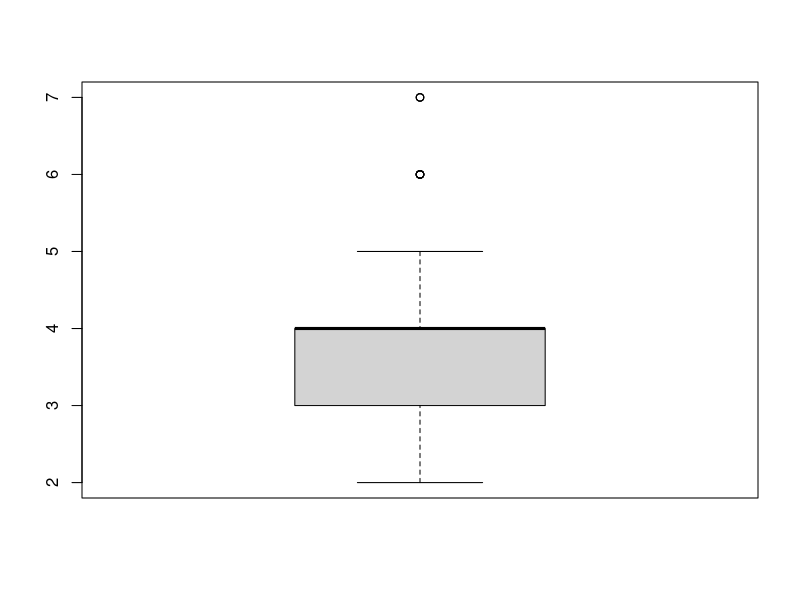
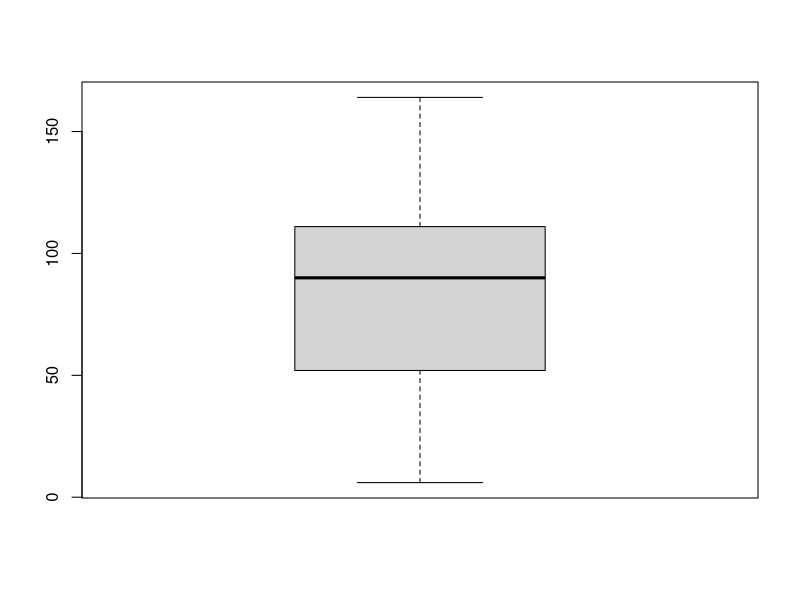
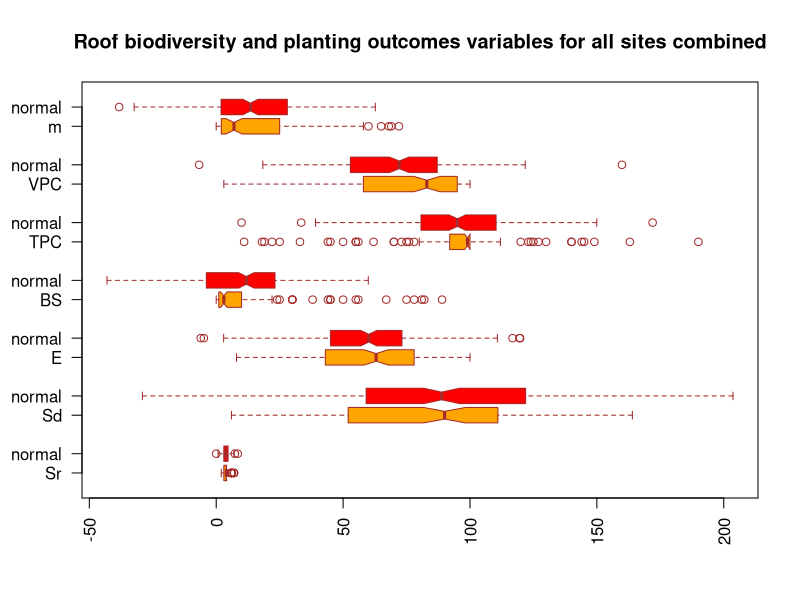

The R script that drew these images, in order: (Note: this script raises an error after producing the figures.)
codebook <- read.csv("green_roof_plants_codebook.csv")
data <- read.csv("green_roof_plants_data.csv")
data <- data.frame(data)
attach(data)
#Use a table and boxplots to describe the roof biodiversity
#and planting outcomes variables for all sites combined
#(i.e. not grouped by year, climate type, or other variables), 
#considering measures of center and spread.

boxplot(species_richness)
quantile(species_richness, probs = c(0, 0.25, 0.50, 0.75, 1))
boxplot(shannon_diversity)
quantile(shannon_diversity)

#roof biodiversity variables
species_richness_norm <- rnorm(200, mean=mean(species_richness, na.rm = TRUE), sd = sd(species_richness, na.rm = TRUE))
shannon_diversity_norm <- rnorm(200, mean=mean(shannon_diversity, na.rm = TRUE), sd = sd(shannon_diversity, na.rm = TRUE))
evenness_norm <- rnorm(200, mean = mean(evenness, na.rm = TRUE), sd = sd(evenness, na.rm = TRUE))
#planting outcomes variables
bare_substrate_norm <- rnorm(200, mean = mean(bare_substrate, na.rm = TRUE), sd = sd(bare_substrate, na.rm = TRUE))
total_plant_cover_norm <- rnorm(200, mean = mean(total_plant_cover, na.rm = TRUE), sd = sd(total_plant_cover, na.rm = TRUE))
vascular_plant_cover_norm <- rnorm(200, mean = mean(vascular_plant_cover, na.rm = TRUE), sd = sd(vascular_plant_cover, na.rm = TRUE))
moss_norm <- rnorm(200, mean = mean(moss, na.rm = TRUE), sd = sd(moss, na.rm = TRUE))

boxplot(species_richness, species_richness_norm, shannon_diversity, shannon_diversity_norm, evenness, evenness_norm,
        bare_substrate, bare_substrate_norm, total_plant_cover, total_plant_cover_norm, vascular_plant_cover,
        vascular_plant_cover_norm, moss, moss_norm,
        main = "Roof biodiversity and planting outcomes variables for all sites combined", 
        at = c(1,2,4,5,7,8,10,11,13,14,16,17,19,20), 
        names = c("Sr", "normal", "Sd", "normal", "E", "normal", "BS", "normal",
                  "TPC", "normal", "VPC", "normal", "m", "normal"), 
        las = 2,
        col = c("orange", "red"),
        border = "brown",
        horizontal = TRUE,
        notch = TRUE)
legend("topright", c("Species richness(SR)", "Shannon Diversity (SD)", 
                     "Evenness (E)", "Bare Substrate (BS)", 
                     "Total Plant Cover (TPC)", "Vascular plant cover (VPC)", "moss (Moss)"),
                      border = "black", fill = c("orange"),
                      c("Normal"),
                      border = "black",
                      fill = c("red"))
legend("rightbottom", c("Normal, Normal distribution with the same mean and standard deviation"),
       border = "black", fill = c("red"))


#How do measurements of planting outcomes differ between years? 
#Note: due to data collection challenges, the specific plots cannot be assumed to be the same across years.

#In order to compare in one boxplot, i reshape the data and extract data per year per variable

bs_2016 <- bare_substrate[year == 2016] #bs is bare_substrate
bs_2017 <- bare_substrate[year == 2017]
tpc_2016 <- total_plant_cover[year == 2016] #tpc is total plant cover
tpc_2017 <- total_plant_cover[year == 2017]
vpc_2016 <- vascular_plant_cover[year == 2016] #vpc is vascular plant cover
vpc_2017 <- vascular_plant_cover[year == 2017]
moss_2016 <- moss[year == 2016]
moss_2017 <- moss[year == 2017]

boxplot(bs_2016, bs_2017, tpc_2016, tpc_2017, vpc_2016, vpc_2017, moss_2016, moss_2017,
        main = "Planting outcome variables for each year",
        at = c(1,2,4,5,7,8,10,11),
        names = c("BS 2016", "Bs 2017", 
                  "TPC 2016", "TPC 2017",
                  "VPC 2016", "VPC 2017",
                  "Moss 2016", "Moss 2017"),
        xlab = "year",
        col = c("orange", "orange", "red", "red", "blue", "blue", "green", "green"),
        border = "black")
legend("topright", c("Bare Substrate (BS)", "Total Plant Cover (TPC)", 
                     "Vascular plant cover (VPC)", "Moss (Moss)"),
       border = "black",
       fill = c("orange", "red", "blue", "green"))

boxplot(bare_substrate~year,
        data=data,
        main = "bare_substrate for each year",
        xlab = "Year",
        ylab = "Percenßtage of Bare substrate",
        col = "orange",
        border = "brown")

boxplot(bare_substrate~year, total_plant_cover~year, vascular_plant_cover~year, moss~year,
         main = "Planting outcome variables for each year",
         at = c(1,2,3,4),
         names = c("Bare substrate (%)", "Total plant cover (%)",
                   "Vascular plant cover (%)", "Moss cover ('%)",),
         xlab = "Year",
         col = c("orange", "red"),
         border = "black",
         fill = c("red")
         )







#How do measurements of roof biodiversity differ across both climate types (variable koppen_climate) and years?